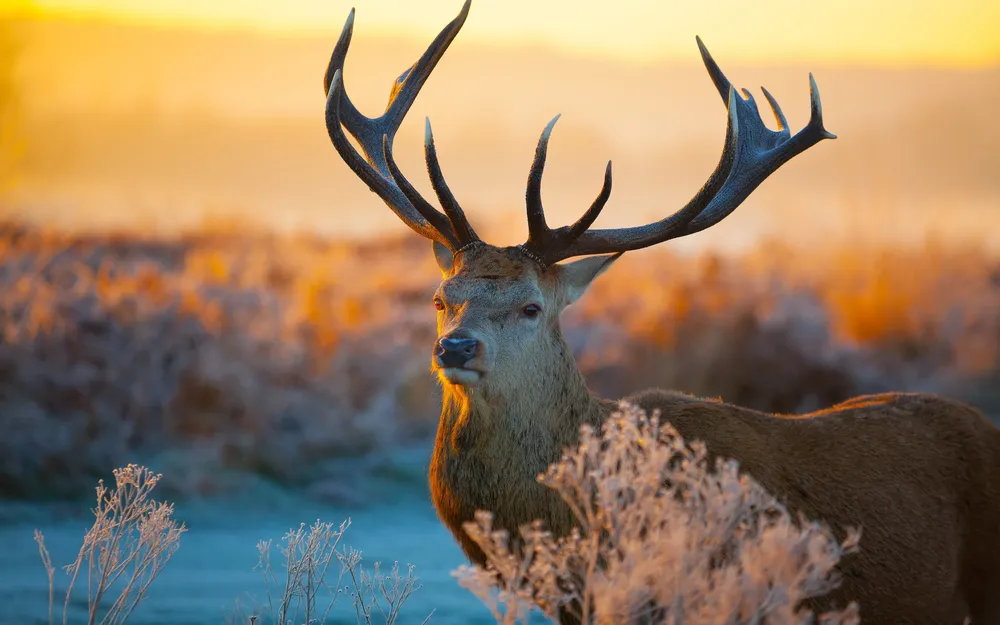
#> input picture DIP/images/deer.webp, 1000 x 625 px, shrunk from 2880 x 1800 before the run
$ python 'Task_6_Image shearing.py'
#> lines starting #> are read from the running program, lines starting #| are printed output that depends on the picture
import cv2
import numpy as np
import matplotlib.pyplot as plt

# Load the image
image = cv2.imread('images/deer.webp')
#> image is the input picture: shape (625, 1000, 3); mean B, G, R 97.8, 125.6, 147.9

# Convert BGR image to RGB
image_rgb = cv2.cvtColor(image, cv2.COLOR_BGR2RGB)

# Image shape along X and Y
width = image_rgb.shape[1]
#> width = 1000
height = image_rgb.shape[0]
#> height = 625

# Define the Shearing factor
shearX = -0.15
shearY = 0

# Define the Transformation matrix for shearing
transformation_matrix = np.array([[1, shearX, 0],
                                   [0, 1, shearY]], dtype=np.float32)

# Apply shearing
sheared_image = cv2.warpAffine(image_rgb, transformation_matrix, (width, height))
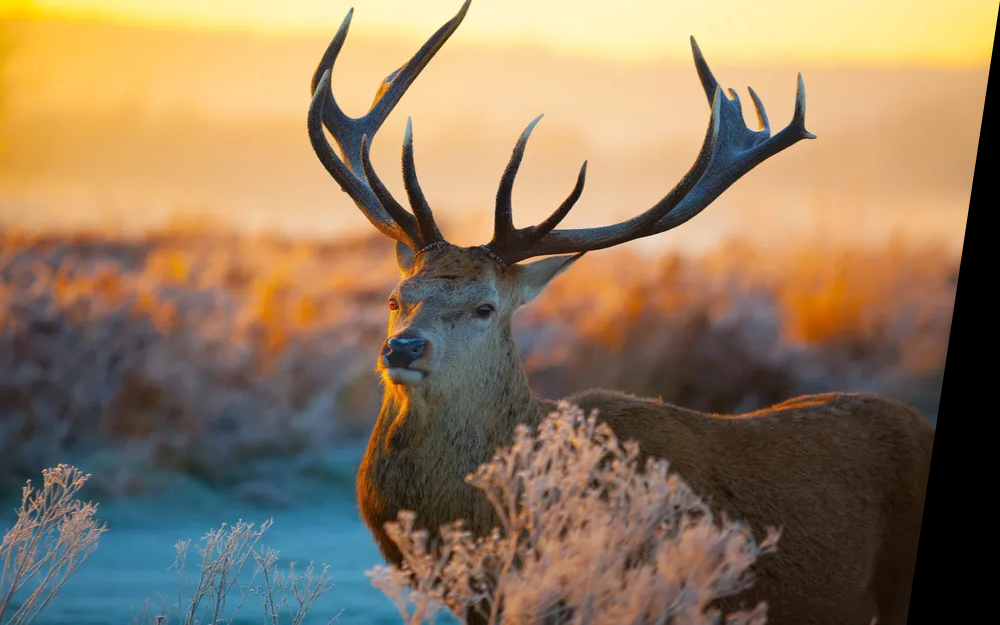
#> sheared_image: shape (625, 1000, 3); mean R, G, B 144, 121.5, 94

# Create subplots
fig, axs = plt.subplots(1, 2, figsize=(7, 4))

# Plot the original image
axs[0].imshow(image_rgb)
axs[0].set_title('Original Image')

# Plot the Sheared image
axs[1].imshow(sheared_image)
axs[1].set_title('Sheared Image')

# Remove ticks from the subplots
for ax in axs:
    ax.set_xticks([])
    ax.set_yticks([])

# Display the subplots
plt.tight_layout()
plt.show()
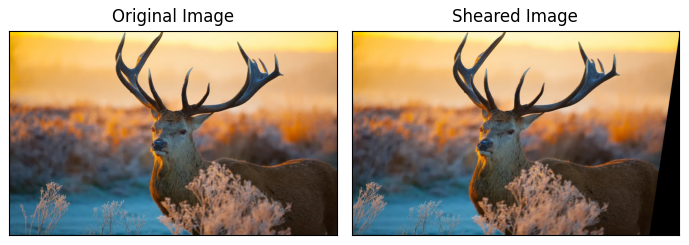
#> figure drawn by matplotlib, 2 panels

$ run again, with DIP/images/dental_xray.jpg saved as DIP/images/deer.webp
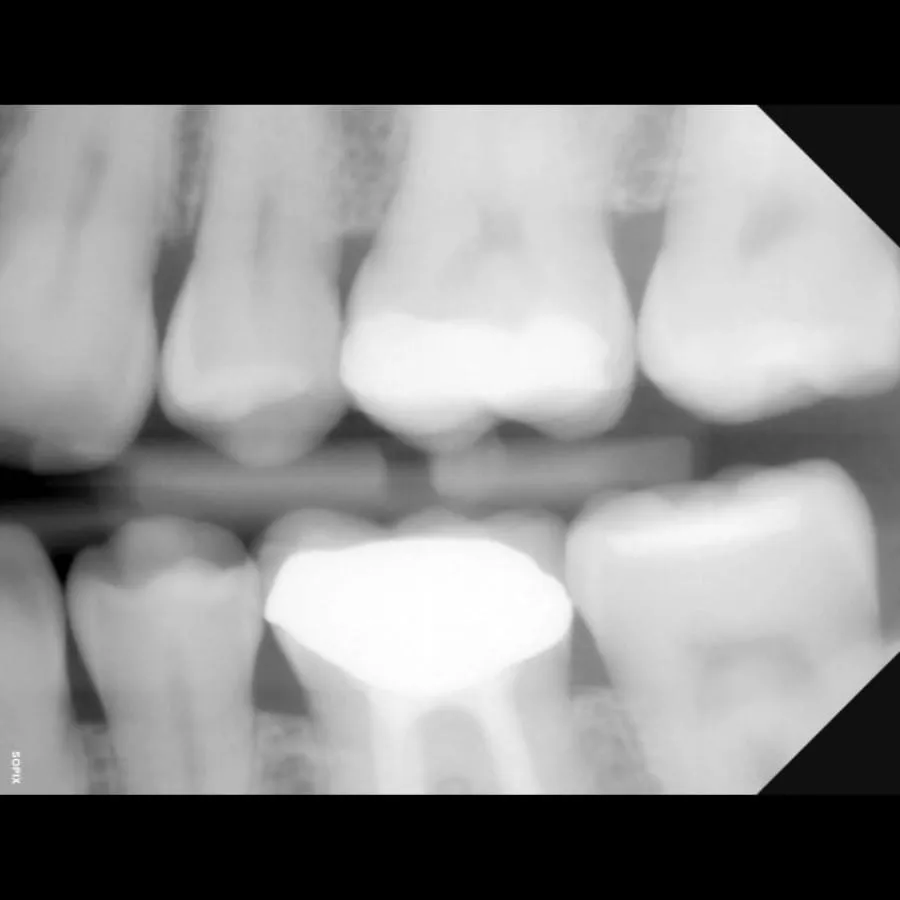
#> input picture DIP/images/dental_xray.jpg, 900 x 900 px
#> image is the input picture: shape (900, 900, 3); mean B, G, R 135.5, 135.4, 135.5
#> `sheared_image = cv2.warpAffine(image_rgb, transformation_matrix, (widt..`:
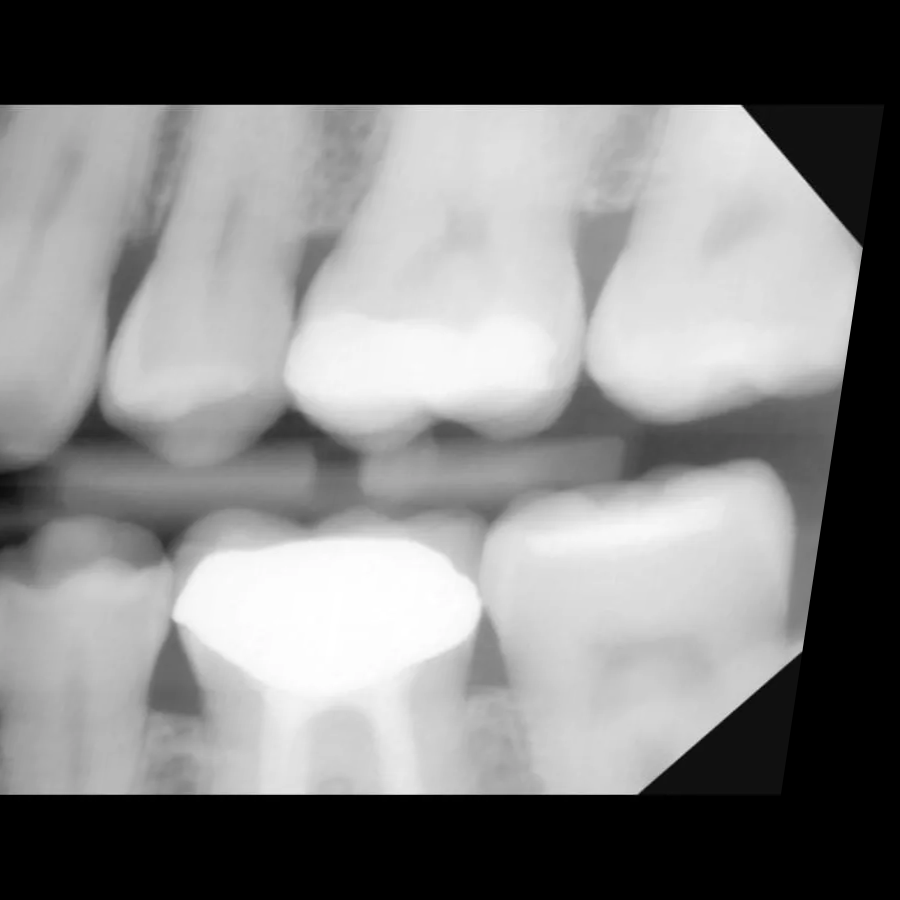
#> sheared_image: shape (900, 900, 3); mean R, G, B 128.1, 128.1, 128.1
#> `plt.show()`:
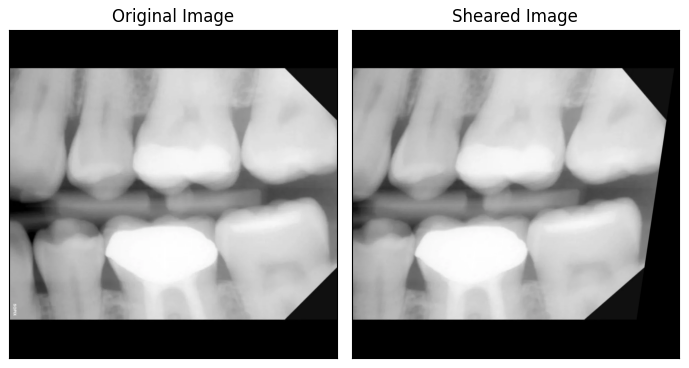
#> figure drawn by matplotlib, 2 panels
